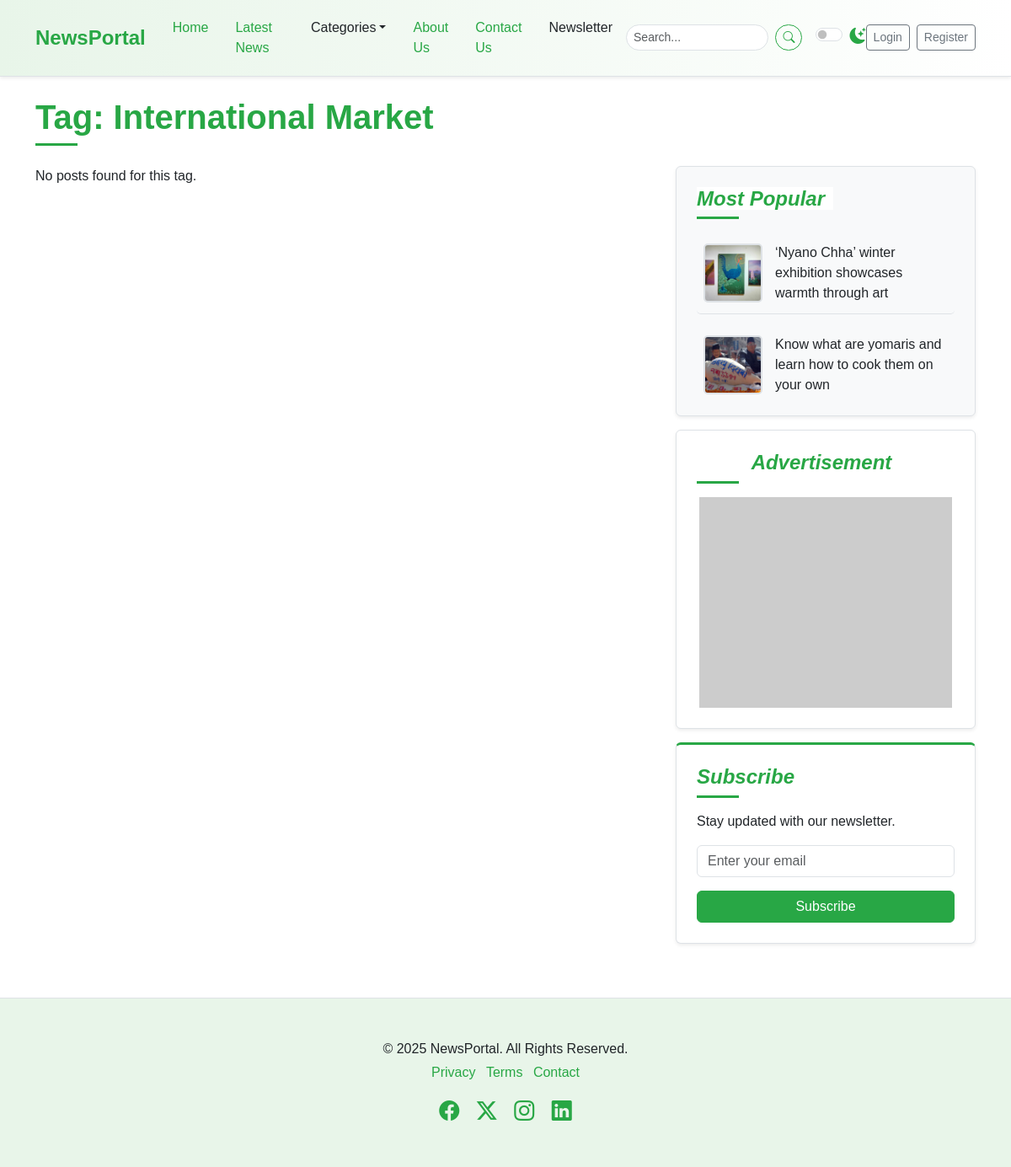
The app's page /tag/5/, older data.
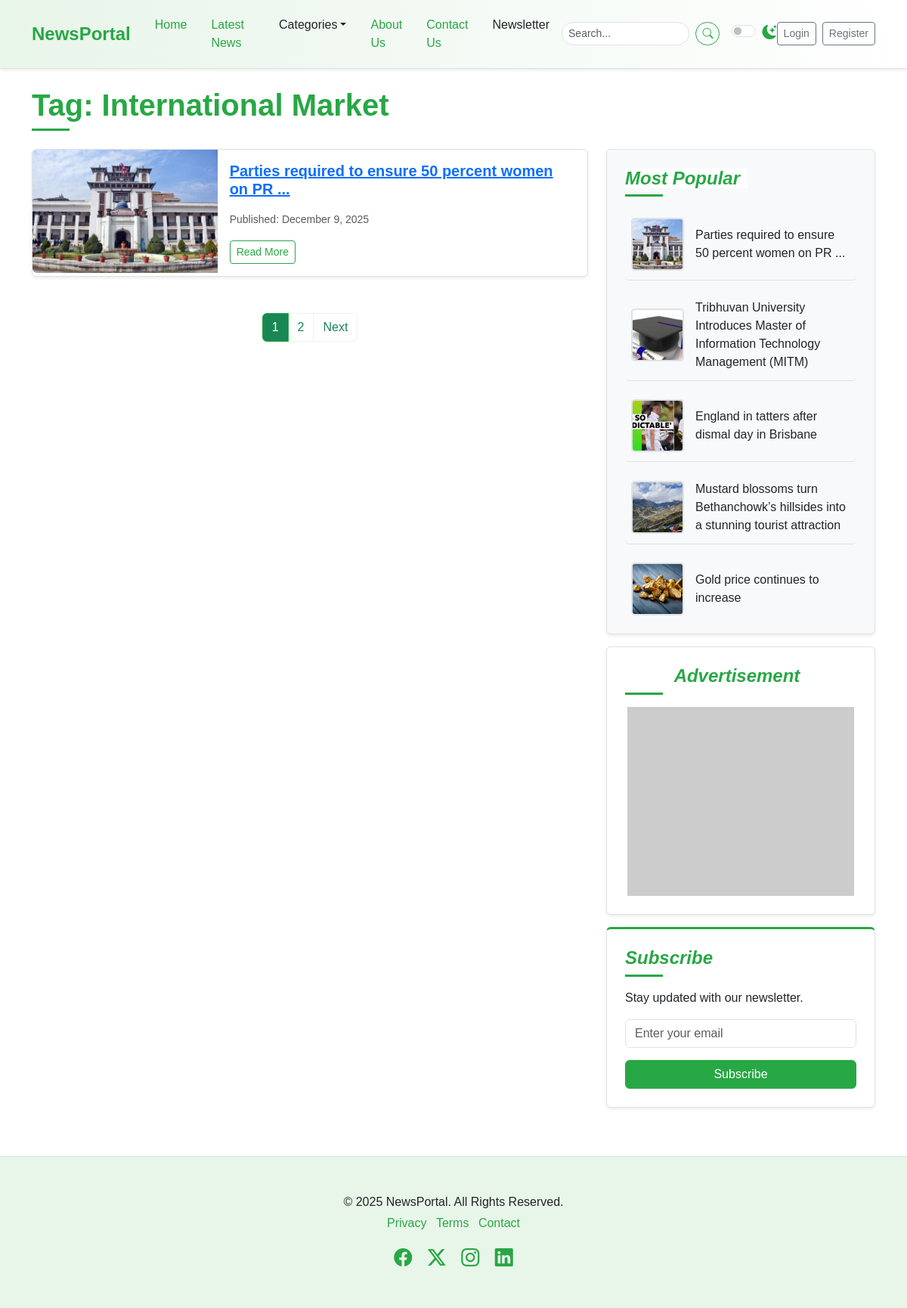
The same page, newer data.
### newspaper/models.py (models this page shows, shortened)
class TimeStampModel(models.Model):
    created_at = models.DateTimeField(auto_now_add=True)
    updated_at = models.DateTimeField(auto_now=True)
    class Meta:
        abstract = True

class Post(TimeStampModel):
    STATUS_CHOICES = [
        ("active", "Active"),
        ("in_active", "Inactive"),
    ]
    title =models.CharField(max_length=200)
    content = HTMLField()
    featured_image = models.ImageField(upload_to="post_images/%Y/%m/%d", blank=False)
    author = models.ForeignKey("auth.User", on_delete=models.CASCADE)
    status = models.CharField(max_length=20, choices=STATUS_CHOICES, default="active")
    views_count = models.PositiveBigIntegerField(default=0)
    is_breaking_news = models.BooleanField(default=False)
    published_at = models.DateTimeField(null=True, blank=True)
    category = models.ForeignKey(Category, on_delete=models.CASCADE)
    tag = models.ManyToManyField(Tag)

### newspaper/views.py (the view)
# urls.py: path("tag/<int:pk>/", views.TagPostsView.as_view(), name="tag-posts"),
class TagPostsView(SidebarMixin, ListView):
    model = Post
    template_name = "newsportal/list/tag_posts.html"
    context_object_name = "posts"
    paginate_by = 1
    def get_queryset(self):
        tag_id = self.kwargs["pk"]
        return Post.objects.filter(
            published_at__isnull=False,
            status="active",
            tag__id=tag_id
        ).order_by("-published_at")
    def get_context_data(self, **kwargs):
        context = super().get_context_data(**kwargs)
        context["tag"] = Tag.objects.get(pk=self.kwargs["pk"])
        return context

### newspaper/nav.py (called while the page is built)
def navigation(request):
    categories = Category.objects.all()[:4]
    return {"categories": categories}

### newspaper/views.py (called while the page is built)
    def get_context_data(self, **kwargs):
        context = super().get_context_data(**kwargs)
        context["popular_posts"] = Post.objects.filter(
            published_at__isnull=False, status="active"
        ).order_by("-published_at")[:5]
        context["categories"] = Category.objects.all()
        context["tags"] = Tag.objects.all()
        context["advertisement"] = (
            Advertisement.objects.all().order_by("-created_at").first()
        )
        return context

### templates/newsportal/list/tag_posts.html (shortened to what this page needs)
{% extends "newsportal/base.html" %}
{% block content %}
<div class="container mt-4">
    <h1 class="mb-4 section-title">
        <span>Tag: <span class="tag-name-placeholder">{{ tag.name }}</span></span>
    </h1>
    <div class="row">
        <div class="col-lg-8">
            {% for post in posts %}
            <div class="card mb-4 shadow-sm news-list-item">
                <div class="row g-0">
                    <div class="col-md-4">
                        <img src="{{ post.featured_image.url }}" class="img-fluid rounded-start" alt="{{ post.title }}">
                    </div>
                    <div class="col-md-8">
                        <div class="card-body">
                            <h5 class="card-title">
                                <a href="{% url 'post-detail' post.pk %}">{{ post.title }}</a>
                            </h5>
                            <p class="card-text">
                                <small class="text-muted">Published: {{ post.published_at|date:"F j, Y" }}</small>
                            </p>
                            <a href="{% url 'post-detail' post.pk %}" class="btn btn-outline-success btn-sm">Read More</a>
                        </div>
                    </div>
                </div>
            </div>
            {% empty %}
            <p>No posts found for this tag.</p>
            {% endfor %}
            {% if is_paginated %}
            <nav aria-label="Pagination" class="mt-5">
                <ul class="pagination justify-content-center">
                    {% for num in page_obj.paginator.page_range %}
                    <li class="page-item {% if page_obj.number == num %}active{% endif %}">
                        <a class="page-link {% if page_obj.number == num %}bg-success text-white{% else %}text-success{% endif %}" href="?page={{ num }}">{{ num }}</a>
                    </li>
                    {% endfor %}
                    {% if page_obj.has_next %}
                    <li class="page-item">
                        <a class="page-link text-success" href="?page={{ page_obj.next_page_number }}">Next</a>
                    </li>
                    {% endif %}
                </ul>
            </nav>
            {% endif %}
        </div>
        <div class="col-lg-4">
            <div class="position-sticky sticky-sidebar-offset">
                <div class="p-4 mb-3 bg-light rounded sidebar-widget shadow-sm">
                    <h4 class="fst-italic section-title"><span>Most Popular</span></h4>
                    <ul class="list-unstyled mb-0 popular-list">
                        {% for post in popular_posts %}
                        <li>
                            <img src="{{ post.featured_image.url }}" alt="{{ post.title }}" width="55" height="55">
                            <a href="{% url 'post-detail' post.pk %}">{{ post.title }}</a>
                        </li>
                        {% endfor %}
                    </ul>
                </div>
                <div class="p-4 mb-3 rounded sidebar-widget shadow-sm text-center">
                    <h4 class="fst-italic section-title"><span>Advertisement</span></h4>
                    <img src="https://placehold.co/300x250/e8f5e9/333333?text=Ad+Banner" class="img-fluid" alt="Advertisement">
                </div>
                <div class="p-4 mb-3 rounded sidebar-widget newsletter-widget shadow-sm">
                    <h4 class="fst-italic section-title"><span>Subscribe</span></h4>
                    <p>Stay updated with our newsletter.</p>
                    <form>
                        <div class="mb-3">
                            <input type="email" class="form-control" id="newsletterEmailTag" placeholder="Enter your email">
                        </div>
                        <button type="submit" class="btn btn-success w-100">Subscribe</button>
                    </form>
                </div>
            </div>
        </div>
    </div>
</div>
{% endblock %}

Row changes from the older to the newer data that the page shows:
no longer on this page (row unchanged): Post: featured_image (picture), title "‘Nyano Chha’ winter exhibition showcases warmth through art", shown under "Most Popular"
no longer on this page (row unchanged): Post: featured_image (picture), title "Know what are yomaris and learn how to cook them on your own", shown under "Most Popular"
added Post: featured_image (picture), title "Parties required to ensure 50 percent women on PR ...", published_at "December 9, 2025"
added Post: featured_image (picture), title "Tribhuvan University Introduces Master of Information Technology Management (MITM)", shown under "Most Popular"
added Post: featured_image (picture), title "England in tatters after dismal day in Brisbane", shown under "Most Popular"
added Post: featured_image (picture), title "Mustard blossoms turn Bethanchowk’s hillsides into a stunning tourist attraction", shown under "Most Popular"
added Post: featured_image (picture), title "Gold price continues to increase", shown under "Most Popular"
Text that changed along with them:
new list line: "1"
new list line: "2"
text no longer shown: "No posts found for this tag."
text now shown: "Next"
